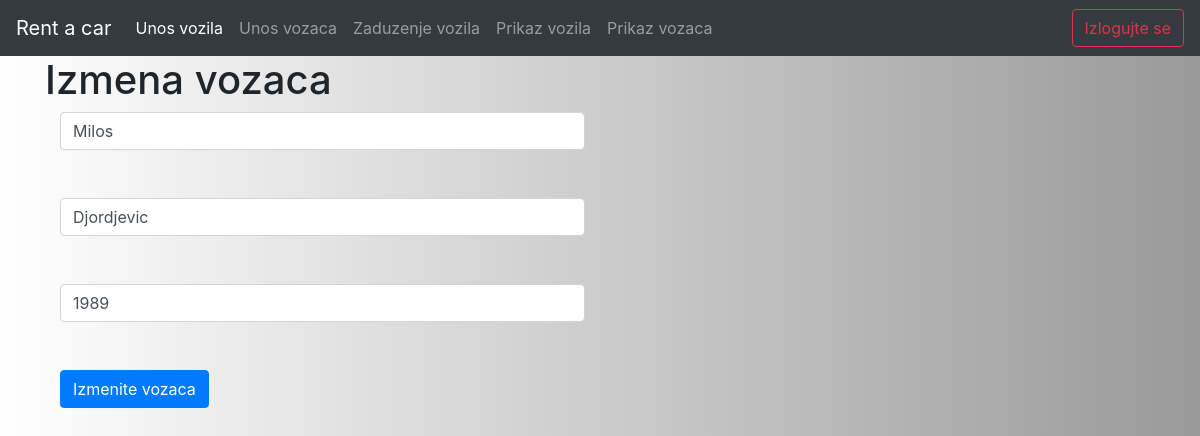
The page /rute.php?akcija=prikazizmenevozaca&idvozaca=2 (signed in) on the database its author committed.
### tables this page shows
CREATE TABLE `vozaci` (
  `idvozaca` int(11) NOT NULL,
  `ime` varchar(255) NOT NULL,
  `prezime` varchar(255) NOT NULL,
  `godiste` int(11) NOT NULL
);

### db.php (called while the page is built)
<?php
class DB{
    private static $factory;
    public static function createInstance($config = null)
    {
        $settings['dbname'] = 'rentacarapp';
        $settings['dbhost'] = '127.0.0.1';
        $settings['dbuser'] = 'root';
        $settings['dbpass'] = '';
        try{
            $dsn = 'mysql:dbname=' . $settings['dbname'] . ';host=' . $settings['dbhost'];
            $pdo = new PDO($dsn, $settings['dbuser'], $settings['dbpass'], array(PDO::MYSQL_ATTR_INIT_COMMAND => "SET NAMES utf8"));
            $pdo->setAttribute(PDO::ATTR_ERRMODE, PDO::ERRMODE_EXCEPTION);
            $pdo->setAttribute(PDO::ATTR_EMULATE_PREPARES, true);
            $pdo->setAttribute(PDO::ATTR_DEFAULT_FETCH_MODE, PDO::FETCH_ASSOC);
            self::$factory[$config] = $pdo;
            return self::$factory[$config];
        }
        catch (PDOException $e) {
            die ('Connection failed: ' . $e->getMessage());
        }
    }
}
?>

### DAO.php (called while the page is built, shortened)
<?php
require_once('../config/db.php');
class DAO{
    private $db;
  private $PRIKAZVOZACAPOIDU="SELECT * FROM vozaci WHERE idvozaca=?";
  public function __construct(){
        $this->db=DB::createInstance();
    }
public function prikazVozacaPoIdu($i){
$statement=$this->db->prepare($this->PRIKAZVOZACAPOIDU);
$statement->bindValue(1,$i);
$statement->execute();
$result=$statement->fetchAll();
return $result;
}
}
?>

### izmenavozaca.php (the view, shortened to what this page needs)
<!DOCTYPE html>
<html lang="en">
<head>
    <link rel="stylesheet" href="https://stackpath.bootstrapcdn.com/bootstrap/4.3.1/css/bootstrap.min.css">
</head>
<body style=" background-image: linear-gradient(to right, rgba(255,0,0,0), rgba(153, 153, 153));">
<nav class="navbar navbar-expand-lg navbar-dark bg-dark">
  <a class="navbar-brand" href="#">Rent a car</a>
  <div class="collapse navbar-collapse" id="navbarSupportedContent">
    <ul class="navbar-nav mr-auto">
      <li class="nav-item active">
          <a  class="nav-link" href="rute.php?akcija=prikazunosavozila">Unos vozila</a>
    </li>
      <li class="nav-item">
         <a class="nav-link" href="#">Unos vozaca</a>
       </li>
       <li class="nav-item">
       <a class="nav-link" href="rute.php?akcija=zaduzenje">Zaduzenje vozila</a>
       </li>
      <li class="nav-item">
      <a class="nav-link" href="rute.php?akcija=prikazvozila">Prikaz vozila</a>
      </li>
      <li class="nav-item">
      <a class="nav-link" href="rute.php?akcija=prikaz_vozaca">Prikaz vozaca</a>
      </li>
    </ul>
    <form class="form-inline my-2 my-lg-0">
    <a href="rute.php?akcija=logout"  class="btn btn-outline-danger">Izlogujte se</a>
    </form>
  </div>
</nav>
<div class="container">
    <h1>Izmena vozaca</h1>
<form class="col-6" action="rute.php" method="get">
<?php
foreach($vozac as $v){
?>
 <input type="text" name="imevozaca" class="form-control" value ="<?php echo $v['ime'];?>">
 <br><br>
 <input type="text" name="prezimevozaca" class="form-control" value="<?php  echo $v['prezime']; ?>" >
 <br><br>
 <input type="text" name="godistevozaca" class="form-control" value="<?php echo $v['godiste'];?>" >
 <br><br>
<?php } ?>
<input type="submit" name="akcija" class="btn btn-primary" value="Izmenite vozaca">
</form>
</div>
</body>
</html>

### rows shown on the page
vozaci: imevozaca "Milos", prezimevozaca "Djordjevic", godistevozaca "1989"
